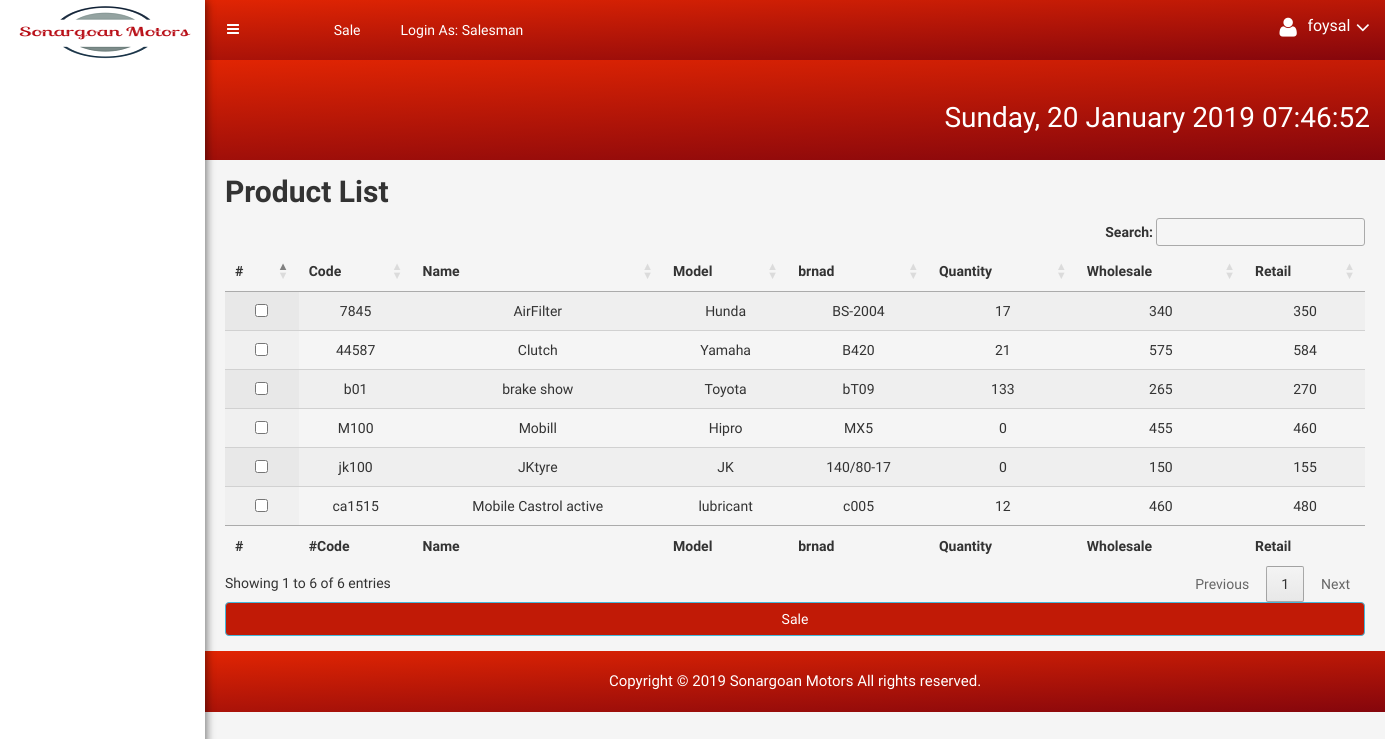
Page /sale.php (signed in) on the committed database.
### tables this page shows
CREATE TABLE `product`  (
  `p_id` int(11) NOT NULL AUTO_INCREMENT,
  `name` varchar(30) NULL DEFAULT NULL,
  `model` varchar(255) NULL DEFAULT NULL,
  `brand` varchar(255) NULL DEFAULT NULL,
  `region` varchar(255) NULL DEFAULT NULL,
  `vehicle` varchar(255) NULL DEFAULT NULL,
  `code` varchar(255) NULL DEFAULT NULL,
  `retail` double(10, 0) NULL DEFAULT NULL,
  `wholesale` double(10, 0) NULL DEFAULT NULL,
  `photo` varchar(255) NULL DEFAULT NULL,
  `quantity` int(10) NULL DEFAULT NULL,
  PRIMARY KEY (`p_id`) USING BTREE
);

### sale.php (the view, shortened to what this page needs)
<?php
if ($_SESSION['sm_staff']==TRUE) {
?>
<!doctype html>
<html class="no-js" lang="en">
<?php include('inc/head.php');?>
        <link rel="stylesheet" type="text/css" href="https://cdn.datatables.net/1.10.19/css/jquery.dataTables.min.css">
        <link rel="stylesheet" type="text/css" href="https://cdn.datatables.net/buttons/1.5.2/css/buttons.dataTables.min.css">
<body>
  <?php include('inc/left_bar.php');?>
    <div class="all-content-wrapper">
        <div class="container-fluid">
            <div class="row">
                <div class="col-lg-12 col-md-12 col-sm-12 col-xs-12">
                    <div class="logo-pro">
                        <a href="index.html"><img class="main-logo" src="img/logo/logo.png" alt="" /></a>
                    </div>
                </div>
            </div>
        </div>
   <?php include('inc/top_bar.php');?>
        <div class="data-table-area mg-tb-15">
           <div class="container">
             <div class="row">
                    <div class="col-lg-12 col-md-12 col-sm-12 col-xs-12">
    <h2>Product List</h2>
    <form action="con_sale" method="post">
 <table id="example3" class="display nowrap" >
            <thead>
              <tr style="text-align: center;">
                <th>#</th>
                <th>Code</th>
                <th>Name</th>
                <th>Model</th>
                <th>brnad</th>
                <th>Quantity</th>
                <th>Wholesale</th>
                <th>Retail</th>
              </tr>
            </thead>
            <tbody>
              <?php
              include('db/db.php');
              $query="select * from product";
              $result=mysqli_query($con,$query);
              if(mysqli_num_rows($result)>0){
                while($row=mysqli_fetch_array($result, MYSQLI_ASSOC)){
                  echo "<tr>";
                  echo "<td style='text-align: center'><input type='checkbox' name='id[]' value='".$row['p_id']."'></td>";
                  echo "<td style='text-align: center'>".$row['code']."</td>";
                  echo "<td style='text-align: center'>".$row['name']."</td>";
                  echo "<td style='text-align: center'>".$row['brand']."</td>";
                  echo "<td style='text-align: center'>".$row['model']."</td>";
                  echo "<td style='text-align: center'>".$row['quantity']."</td>";
                  echo "<td style='text-align: center'>".$row['wholesale']."</td>";
                  echo "<td style='text-align: center'>".$row['retail']."</td>";
                  echo "</tr>";
                }
              }
              ?>
            </tbody>
            <tfoot>
              <tr>
                <th>#</th>
                <th>#Code</th>
                <th>Name</th>
                <th>Model</th>
                <th>brnad</th>
                <th>Quantity</th>
                <th>Wholesale</th>
                <th>Retail</th>
              </tr>
            </tfoot>
          </table>
<div>
    <button type="submit" name="sale" class="btn btn-info btn-block" style="background-color: #C11A06">Sale</button>
</div>
</form>
</div>
        </div></div>
        </div>
        <div class="footer-copyright-area">
            <div class="container-fluid">
                <div class="row">
                    <div class="col-lg-12">
                        <div class="footer-copy-right">
                            <p>Copyright &copy; <?php echo date('Y'); ?> Sonargoan Motors All rights reserved.</p>
                        </div>
                    </div>
                </div>
            </div>
        </div>
    </div>
</body>
</html>
<?PHP
}else{
    header('location:sale?select=0');
}
?>

### inc/head.php (shortened to what this page needs)
<head>
    <link rel="stylesheet" href="css/bootstrap.min.css">
    <link rel="stylesheet" href="css/font-awesome.min.css">
    <link rel="stylesheet" href="css/owl.carousel.css">
    <link rel="stylesheet" href="css/owl.theme.css">
    <link rel="stylesheet" href="css/owl.transitions.css">
    <link rel="stylesheet" href="css/animate.css">
    <link rel="stylesheet" href="css/normalize.css">
    <link rel="stylesheet" href="css/meanmenu.min.css">
    <link rel="stylesheet" href="css/main.css">
    <link rel="stylesheet" href="css/morrisjs/morris.css">
    <link rel="stylesheet" href="css/scrollbar/jquery.mCustomScrollbar.min.css">
    <link rel="stylesheet" href="css/metisMenu/metisMenu.min.css">
    <link rel="stylesheet" href="css/metisMenu/metisMenu-vertical.css">
    <link rel="stylesheet" href="css/calendar/fullcalendar.min.css">
    <link rel="stylesheet" href="css/calendar/fullcalendar.print.min.css">
    <link rel="stylesheet" href="css/editor/select2.css">
    <link rel="stylesheet" href="css/editor/datetimepicker.css">
    <link rel="stylesheet" href="css/editor/bootstrap-editable.css">
    <link rel="stylesheet" href="css/editor/x-editor-style.css">
    <link rel="stylesheet" href="css/data-table/bootstrap-table.css">
    <link rel="stylesheet" href="css/data-table/bootstrap-editable.css">
    <link rel="stylesheet" href="style.css">
    <link rel="stylesheet" href="css/responsive.css">
</head>

### inc/left_bar.php (shortened to what this page needs)
<div class="left-sidebar-pro">
      <nav id="sidebar" class="">
          <div class="sidebar-header">
              <a href="index"><img class="main-logo" src="img/logo/logo.png" alt="" /></a>
          </div>
          <div class="left-custom-menu-adp-wrap comment-scrollbar">
          </div>
      </nav>
  </div>

### inc/top_bar.php (shortened to what this page needs)
     <div class="header-advance-area">
        <div class="header-top-area">
            <div class="container-fluid">
                <div class="row">
                    <div class="col-lg-12 col-md-12 col-sm-12 col-xs-12">
                        <div class="header-top-wraper">
                            <div class="row">
                                <div class="col-lg-1 col-md-0 col-sm-1 col-xs-12">
                                    <div class="menu-switcher-pro">
                                        <button type="button" id="sidebarCollapse" class="btn bar-button-pro header-drl-controller-btn btn-info navbar-btn">
                                         <i class="fa fa-bars"></i>
                                     </button>
                                 </div>
                             </div>
                             <div class="col-lg-6 col-md-7 col-sm-6 col-xs-12">
                                <div class="header-top-menu tabl-d-n">
                                    <ul class="nav navbar-nav mai-top-nav">
                                        <li class="nav-item"><a href="sale" class="nav-link">Sale</a>
                                        </li>
                                        </li><li class="nav-item"><a>
                                   <?php
                                   if ($_SESSION['level']=='1') {
                                       echo "<td><b>Login As: Admin</b></td>";
                                  }else if ($_SESSION['level']=='2') {
                                       echo "<td>Login As: Manager</td>";
                                  }else {
                                    echo "<td>Login As: Salesman</td>";
                                  }?>
                                  </a>
                                        </li>
                                    </ul>
                                </div>
                            </div>
                            <div class="col-lg-5 col-md-5 col-sm-12 col-xs-12">
                                <div class="header-right-info">
                                    <ul class="nav navbar-nav mai-top-nav header-right-menu">
                                        <li class="nav-item">
                                            <a href="#" data-toggle="dropdown" role="button" aria-expanded="false" class="nav-link dropdown-toggle">
                                               <i class="fa fa-user adminpro-user-rounded header-riht-inf" aria-hidden="true"></i>
                                               <span class="admin-name"><?php echo $_SESSION['name'];?></span>
                                               <i class="fa fa-angle-down adminpro-icon adminpro-down-arrow"></i>
                                           </a>
                                    </li>
     </ul>
 </div>
</div>
</div>
</div>
</div>
</div>
</div>
</div>
<div class="breadcome-area">
    <div class="container-fluid">
        <div class="row">
            <div class="col-lg-12 col-md-12 col-sm-12 col-xs-12">
                <div class="breadcome-list">
                    <div class="row">
                        <div class="col-lg-6 col-md-6 col-sm-6 col-xs-6">
                       </div>
                       <div  class="col-lg-6 col-md-6 col-sm-6 col-xs-6">
                        <ul class="breadcome-menu">
                            <li>
           <span style="font-size: 2em" id="date_time"></span>
        </li>
    </ul>
</div>
</div>
</div>
</div>
</div>
</div>
</div>
</div>

### css/main.css (style rules this page uses)
html { color: #222; font-size: 1em; line-height: 1.4; }
audio, canvas, iframe, img, svg, video { vertical-align: middle; }

### style.css (style rules this page uses)
html, body { height: 100%; font-family: 'Play', sans-serif;font-weight:400;background:#f5f5f5; }
img { max-width:100%;height:auto }
p { margin:0 0 15px; }
h1, h2, h3, h4, h5, h6 { margin: 0 0 10px; font-weight:700; }
a { transition: all 0.3s ease 0s;text-decoration:none; }
a:visited, a:link, a:active { text-decoration: none; }
ul { list-style: outside none none; margin: 0; padding: 0 }
.mg-tb-15 { margin:15px 0px; }
.all-content-wrapper { margin-left: 205px; transition: all 0.3s; }
.left-sidebar-pro { z-index: 9999; width: 240px; }
#sidebar { min-width: 200px; background: #fff; color: #fff; position:fixed; transition: all 0.3s; z-index:999; height:100%; box-shadow: 0px 0px 10px 0 rgba(0,0,0,.42), 0 0px 10px 0 rgba(0,0,0,.12), 0 0px 10px 0px rgba(0,0,0,.2); }
.bar-button-pro { margin: 13px 0px; }
#sidebar .sidebar-header { padding: 1px 0px; }
.sidebar-header { text-align: center; }
.menu-switcher-pro { transition:all .4s ease 0s; }
.menu-switcher-pro button { background: none; border:none; }
.footer-copyright-area { background: -webkit-linear-gradient(178deg, #e12503 0%, #85060c 100%); background: linear-gradient(178deg, #e12503 0%, #85060c 100%); padding: 20px 0px; text-align: center; }
.footer-copy-right p { margin: 0px; font-size: 15px; color: #fff; }
.comment-scrollbar, .timeline-scrollbar, .messages-scrollbar, .project-list-scrollbar { height: 580px; }
.header-top-menu .navbar-nav>li>a { padding: 20px 20px; color: #fff; font-size:14px; }
.header-right-info .navbar-nav { float:right; padding:17px 0px; }
.header-right-info ul.header-right-menu li { display:inline-block; }
.header-right-info ul.header-right-menu > li > a { display:inline-block; color:#fff; padding: 0px 0px 0px 20px; font-size:22px; text-decoration:none; position:relative; }
.header-right-info .admin-name { display: inline-block; color: #fff; font-size: 16px; position: relative; top: -4px; margin-left:5px; }
.breadcome-list { padding-top:30px; padding-bottom:100px; }
ul.breadcome-menu { padding-top: 8px; }
ul.breadcome-menu { text-align: right; }
ul.breadcome-menu li { font-size: 14px; display: inline-block; color:#fff; }
.header-advance-area { background: -webkit-linear-gradient(178deg, #e12503 0%, #85060c 100%); background: linear-gradient(178deg, #e12503 0%, #85060c 100%); }
.header-top-area { position: fixed; background: -webkit-linear-gradient(178deg, #e12503 0%, #85060c 100%); background: linear-gradient(178deg, #e12503 0%, #85060c 100%); z-index: 99; left: 200px; right: 0; top: 0; margin: 0 auto; transition: all 0.3s; }

### inc/head.php (style rules this page uses)
.breadcome-list { padding-bottom: 22px; }

### sale.php (style rules this page uses)
.breadcome-list { padding-bottom: 22px; }

### rows in the picture
product: code "7845", name "AirFilter", brand "Hunda", model "BS-2004", quantity "17", wholesale "340", retail "350"
product: code "44587", name "Clutch", brand "Yamaha", model "B420", quantity "21", wholesale "575", retail "584"
product: code "b01", name "brake show", brand "Toyota", model "bT09", quantity "133", wholesale "265", retail "270"
product: code "M100", name "Mobill", brand "Hipro", model "MX5", quantity "0", wholesale "455", retail "460"
product: code "jk100", name "JKtyre", brand "JK", model "140/80-17", quantity "0", wholesale "150", retail "155"
product: code "ca1515", name "Mobile Castrol active", brand "lubricant", model "c005", quantity "12", wholesale "460", retail "480"

### other values in the picture
$_SESSION['name'] "foysal"
